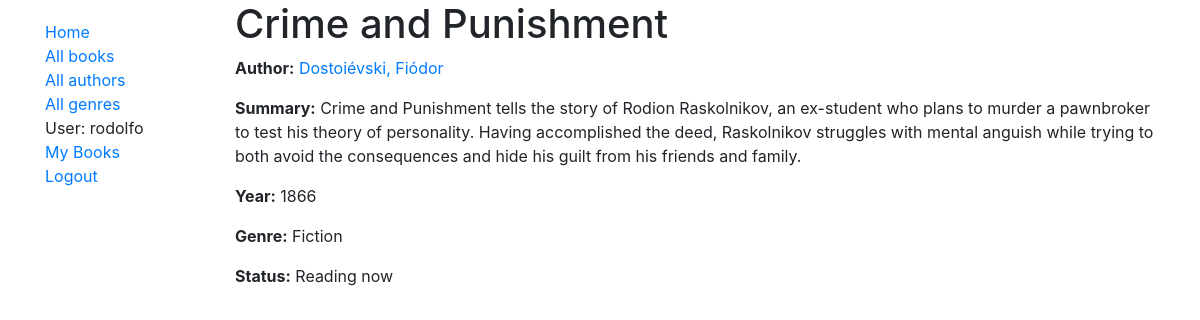
/catalog/book/eb7460aa-8c7e-4d07-ab01-503ff95dd74b (signed in), run on the app's committed database.
### catalog/models.py (models this page shows, shortened)
class Book(models.Model):
    id = models.UUIDField(primary_key=True, default=uuid.uuid4)
    title = models.CharField(max_length=200)
    author = models.ForeignKey('Author', on_delete=models.SET_NULL, null=True)
    summary = models.TextField(max_length=1000)
    year = models.CharField(max_length=200, null=True, blank=True)
    genre = models.ManyToManyField(Genre)
    owner = models.ForeignKey(User, on_delete=models.SET_NULL, null=True, blank=True)
    READ_STATUS = {
        ('w', 'Want to read'),
        ('a', 'Already read'),
        ('r', 'Reading now')
    }
    status = models.CharField(
        max_length=1,
        choices=READ_STATUS,
        blank=True,
        default='w'
    )

class Author(models.Model):
    first_name = models.CharField(max_length=100)
    last_name = models.CharField(max_length=100)
    date_of_birth = models.DateField(null=True, blank=True)
    date_of_death = models.DateField('Date of Death', null=True, blank=True)
    class Meta:
        ordering = ['last_name', 'first_name']
    def get_absolute_url(self):
        return reverse('author-detail', args=[str(self.id)])
    def __str__(self):
        return f'{self.last_name}, {self.first_name}'

class Genre(models.Model):
    name = models.CharField(max_length=200)
    def __str__(self):
        return self.name

### catalog/views.py (the view)
# urls.py: path('book/<str:pk>', views.BookDetailView.as_view(), name='book-detail'),
class BookDetailView(PermissionRequiredMixin, LoginRequiredMixin, generic.DetailView):
    permission_required = 'catalog.view_book'
    model = Book

### catalog/templates/catalog/book_detail.html
{% extends "base_generic.html" %}
{% block content %}
  <h1>{{ book.title }}</h1>
  <p><strong>Author:</strong> <a href="{{ book.author.get_absolute_url }}">{{ book.author }}</a></p>
  <p><strong>Summary:</strong> {{ book.summary }}</p>
  <p><strong>Year:</strong> {{ book.year }}</p>
  <p><strong>Genre:</strong> {{ book.genre.all|join:", " }}</p>
  <p><strong>Status:</strong> {{ book.get_status_display }}</p>
{% endblock %}

### catalog/templates/base_generic.html (shortened to what this page needs)
<!doctype html>
<html lang="en">
  <head>
    <link rel="stylesheet" href="https://stackpath.bootstrapcdn.com/bootstrap/4.3.1/css/bootstrap.min.css">
    {% load static %}
    <link rel="stylesheet" href="{% static 'css/styles.css' %}">
  </head>
  <body>
    <section class="container">
      <div class="row">
        <div class="col-sm-2">
        {% block sidebar %}
          <ul class="sidebar-nav">
            <li><a href="{% url 'index' %}">Home</a></li>
            <li><a href="{% url 'books' %}">All books</a></li>
            <li><a href="{% url 'authors' %}">All authors</a></li>
            <li><a href="{% url 'genres' %}">All genres</a></li>
            {% if user.is_authenticated %}
              <li>User: {{ user.get_username }}</li>
              <li><a href="{% url 'my-owned' %}">My Books</a></li>
              <li><a href="{% url 'logout'%}?next={{request.path}}">Logout</a></li>
            {% else %}
              <li><a href="{% url 'login'%}?next={{request.path}}">Login</a></li>
            {% endif %}
          </ul>
        {% endblock %}
        </div>
        <div class="col-sm-10">{% block content %}{% endblock %}</div>
      </div>
    </section>
  </body>
</html>

### catalog/static/css/styles.css (style rules this page uses)
.sidebar-nav { margin-top: 20px; padding: 0; list-style: none; }

### data on the page
Book: title "Crime and Punishment", author "Dostoiévski, Fiódor", summary "Crime and Punishment tells the story of Rodion Raskolnikov, an ex-student who plans to murder a pawnbroker to test his theory of personality. Having accomplished the deed, Raskolnikov struggles with mental anguish while trying to both avoid the consequences and hide his guilt from his friends and family.", year "1866", genre.all "Fiction", status "Reading now"

### other printed values
{{ user.get_username }} "rodolfo"
